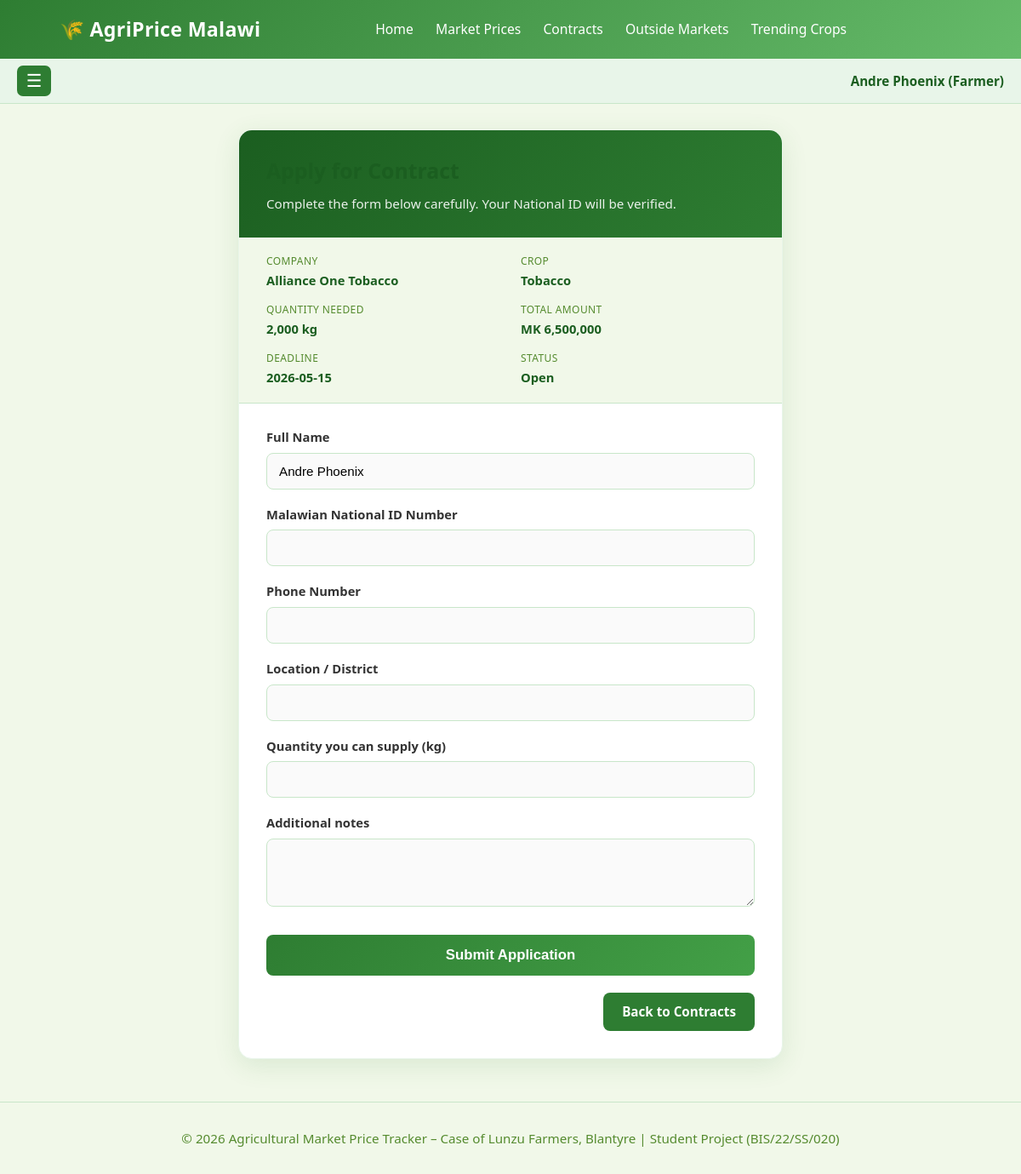
Page /apply-contract.php?id=2 (signed in) on the committed database.
### tables this page shows
CREATE TABLE contracts (
            id INTEGER PRIMARY KEY AUTOINCREMENT,
            company TEXT NOT NULL,
            crop TEXT NOT NULL,
            quantity INTEGER NOT NULL,
            amount_mk REAL NOT NULL,
            deadline TEXT,
            description TEXT,
            status TEXT DEFAULT 'open'
        , buyer_id INTEGER, price_per_kg REAL, quality TEXT, delivery_date TEXT, payment_terms TEXT, penalty_pct REAL);

### apply-contract.php (the view, shortened to what this page needs)
<?php
require 'config.php';
$contract_id = isset($_GET['id']) ? (int)$_GET['id'] : 0;
$message = '';
$stmt = $db->prepare("SELECT * FROM contracts WHERE id = ?");
$stmt->execute([$contract_id]);
$contract = $stmt->fetch(PDO::FETCH_ASSOC);
require 'includes/header.php';
?>
<div class="page-wrap">
    <div class="apply-card">
        <div class="apply-header">
            <h1>Apply for Contract</h1>
            <p>Complete the form below carefully. Your National ID will be verified.</p>
        </div>
        <div class="contract-banner">
            <div class="item">
                <label>Company</label>
                <span><?= htmlspecialchars($contract['company']) ?></span>
            </div>
            <div class="item">
                <label>Crop</label>
                <span><?= htmlspecialchars($contract['crop']) ?></span>
            </div>
            <div class="item">
                <label>Quantity Needed</label>
                <span><?= number_format($contract['quantity']) ?> kg</span>
            </div>
            <div class="item">
                <label>Total Amount</label>
                <span>MK <?= number_format($contract['amount_mk'], 0) ?></span>
            </div>
            <div class="item">
                <label>Deadline</label>
                <span><?= htmlspecialchars($contract['deadline']) ?></span>
            </div>
            <div class="item">
                <label>Status</label>
                <span><?= ucfirst($contract['status']) ?></span>
            </div>
        </div>
        <div class="apply-body">
            <?php if ($message): ?>
                <div class="alert-success"><?= htmlspecialchars($message) ?></div>
            <?php else: ?>
                <form method="POST">
                    <div class="form-row">
                        <label>Full Name</label>
                        <input type="text" name="full_name"
                               value="<?= htmlspecialchars($_POST['full_name'] ?? $_SESSION['fullname'] ?? '') ?>" required>
                    </div>
                    <div class="form-row">
                        <label>Malawian National ID Number</label>
                        <input type="text" name="national_id"
                               value="<?= htmlspecialchars($_POST['national_id'] ?? '') ?>"
                               maxlength="13" required>
                    </div>
                    <div class="form-row">
                        <label>Phone Number</label>
                        <input type="text" name="phone"
                               value="<?= htmlspecialchars($_POST['phone'] ?? '') ?>" required>
                    </div>
                    <div class="form-row">
                        <label>Location / District</label>
                        <input type="text" name="location"
                               value="<?= htmlspecialchars($_POST['location'] ?? '') ?>" required>
                    </div>
                    <div class="form-row">
                        <label>Quantity you can supply (kg)</label>
                        <input type="number" name="quantity" min="1"
                               value="<?= htmlspecialchars($_POST['quantity'] ?? '') ?>">
                    </div>
                    <div class="form-row">
                        <label>Additional notes</label>
                        <textarea name="notes"><?= htmlspecialchars($_POST['notes'] ?? '') ?></textarea>
                    </div>
                    <button type="submit" name="apply" class="btn-submit">Submit Application</button>
                </form>
            <?php endif; ?>
            <div class="form-footer">
                <a href="contracts.php" class="btn-back">Back to Contracts</a>
            </div>
        </div>
    </div>
</div>
<?php require 'includes/footer.php'; ?>

### style.css (style rules this page uses)
* { margin: 0; padding: 0; box-sizing: border-box; }
body { font-family: 'Segoe UI', Arial, sans-serif; background: #f1f8e9; color: #1b5e20; line-height: 1.6; }
h1, h2 { margin: 28px 0 14px; color: #1b5e20; }

### apply-contract.php (style rules this page uses)
.page-wrap { max-width: 640px; margin: 30px auto 50px; }
.apply-card { background: white; border-radius: 16px; box-shadow: 0 8px 30px rgba(46, 125, 50, 0.12); overflow: hidden; border: 1px solid #e8f5e9; }
.apply-header { background: linear-gradient(135deg, #1b5e20, #2e7d32); color: white; padding: 28px 32px; }
.apply-header h1 { margin: 0 0 6px; font-size: 1.55rem; font-weight: 700; }
.apply-header p { margin: 0; opacity: 0.9; font-size: 0.95rem; }
.contract-banner { background: #f1f8e9; border-bottom: 1px solid #c8e6c9; padding: 18px 32px; display: grid; grid-template-columns: 1fr 1fr; gap: 12px 24px; font-size: 0.92rem; }
.contract-banner .item label { display: block; font-size: 0.75rem; text-transform: uppercase; letter-spacing: 0.4px; color: #558b2f; margin-bottom: 2px; }
.contract-banner .item span { font-weight: 600; color: #1b5e20; }
.apply-body { padding: 28px 32px 32px; }
.form-row { margin-bottom: 18px; }
.form-row label { display: block; margin-bottom: 6px; font-weight: 600; font-size: 0.92rem; color: #333; }
.form-row input, .form-row textarea { width: 100%; padding: 12px 14px; border: 1.5px solid #c8e6c9; border-radius: 8px; font-size: 0.95rem; transition: border-color 0.2s, box-shadow 0.2s; background: #fafafa; }
.form-row textarea { resize: vertical; min-height: 80px; }
.btn-submit { width: 100%; padding: 14px; background: linear-gradient(135deg, #2e7d32, #43a047); color: white; border: none; border-radius: 8px; font-weight: 700; font-size: 1.05rem; cursor: pointer; margin-top: 8px; }
.form-footer { display: flex; justify-content: flex-end; margin-top: 20px; }
.btn-back { display: inline-block; padding: 10px 22px; background: #2e7d32; color: white; text-decoration: none; border-radius: 8px; font-weight: 600; font-size: 0.95rem; }

### rows in the picture
contracts: company "Alliance One Tobacco", crop "Tobacco", quantity "2,000", amount_mk "6,500,000", deadline "2026-05-15", status "Open"

### other values in the picture
$_SESSION['fullname'] "Andre Phoenix"
$_SESSION['role'] "Farmer"
